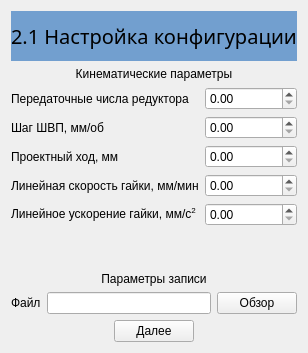
      <widget class="QWidget" name="page21">
       <layout class="QGridLayout" name="gridLayout_7">
        <item row="0" column="0" colspan="2">
         <widget class="QLabel" name="label_130">
          <property name="minimumSize">
           <size>
            <width>0</width>
            <height>50</height>
           </size>
          </property>
          <property name="styleSheet">
           <string notr="true">background-color: rgb(114, 159, 207);
font: 15pt bold;</string>
          </property>
          <property name="text">
           <string>2.1 Настройка конфигурации</string>
          </property>
         </widget>
        </item>
        <item row="4" column="1">
         <widget class="QDoubleSpinBox" name="spnTravel21"/>
        </item>
        <item row="5" column="0">
         <widget class="QLabel" name="label_44">
          <property name="text">
           <string>Линейная скорость гайки, мм/мин</string>
          </property>
         </widget>
        </item>
        <item row="5" column="1">
         <widget class="QDoubleSpinBox" name="spnNom_Vel21"/>
        </item>
        <item row="6" column="0">
         <widget class="QLabel" name="label_42">
          <property name="text">
           <string>&lt;html&gt;&lt;head/&gt;&lt;body&gt;&lt;p&gt;Линейное ускорение гайки, мм/c&lt;span style=&quot; vertical-align:super;&quot;&gt;2&lt;/span&gt;&lt;/p&gt;&lt;/body&gt;&lt;/html&gt;</string>
          </property>
         </widget>
        </item>
        <item row="6" column="1">
         <widget class="QDoubleSpinBox" name="spnNom_Accel21"/>
        </item>
        <item row="8" column="0" colspan="2">
         <widget class="QLabel" name="label_46">
          <property name="text">
           <string>Параметры записи</string>
          </property>
          <property name="alignment">
           <set>Qt::AlignCenter</set>
          </property>
         </widget>
        </item>
        <item row="9" column="0" colspan="2">
         <layout class="QHBoxLayout" name="horizontalLayout_11">
          <item>
           <widget class="QLabel" name="label_47">
            <property name="text">
             <string>Файл</string>
            </property>
           </widget>
          </item>
          <item>
           <widget class="QLineEdit" name="edtFilename21"/>
          </item>
          <item>
           <widget class="QPushButton" name="btnFileSelect21">
            <property name="text">
             <string>Обзор</string>
            </property>
           </widget>
          </item>
         </layout>
        </item>
        <item row="10" column="0" colspan="2">
         <layout class="QHBoxLayout" name="horizontalLayout_10">
          <item>
           <spacer name="horizontalSpacer_10">
            <property name="orientation">
             <enum>Qt::Horizontal</enum>
            </property>
            <property name="sizeHint" stdset="0">
             <size>
              <width>40</width>
              <height>20</height>
             </size>
            </property>
           </spacer>
          </item>
          <item>
           <widget class="QPushButton" name="btnNext21">
            <property name="text">
             <string>Далее</string>
            </property>
           </widget>
          </item>
          <item>
           <spacer name="horizontalSpacer_11">
            <property name="orientation">
             <enum>Qt::Horizontal</enum>
            </property>
            <property name="sizeHint" stdset="0">
             <size>
              <width>40</width>
              <height>20</height>
             </size>
            </property>
           </spacer>
          </item>
         </layout>
        </item>
        <item row="1" column="0" colspan="2">
         <widget class="QLabel" name="label_49">
          <property name="text">
           <string>Кинематические параметры</string>
          </property>
          <property name="alignment">
           <set>Qt::AlignCenter</set>
          </property>
         </widget>
        </item>
        <item row="2" column="0">
         <widget class="QLabel" name="label_45">
          <property name="text">
           <string>Передаточные числа редуктора</string>
          </property>
         </widget>
        </item>
        <item row="2" column="1">
         <widget class="QDoubleSpinBox" name="spnGear21"/>
        </item>
        <item row="3" column="0">
         <widget class="QLabel" name="label_48">
          <property name="text">
           <string>Шаг ШВП, мм/об</string>
          </property>
         </widget>
        </item>
        <item row="3" column="1">
         <widget class="QDoubleSpinBox" name="spnPitch21"/>
        </item>
        <item row="4" column="0">
         <widget class="QLabel" name="label_43">
          <property name="text">
           <string>Проектный ход, мм</string>
          </property>
         </widget>
        </item>
        <item row="7" column="0">
         <spacer name="verticalSpacer_4">
          <property name="orientation">
           <enum>Qt::Vertical</enum>
          </property>
          <property name="sizeHint" stdset="0">
           <size>
            <width>20</width>
            <height>40</height>
           </size>
          </property>
         </spacer>
        </item>
       </layout>
      </widget>
